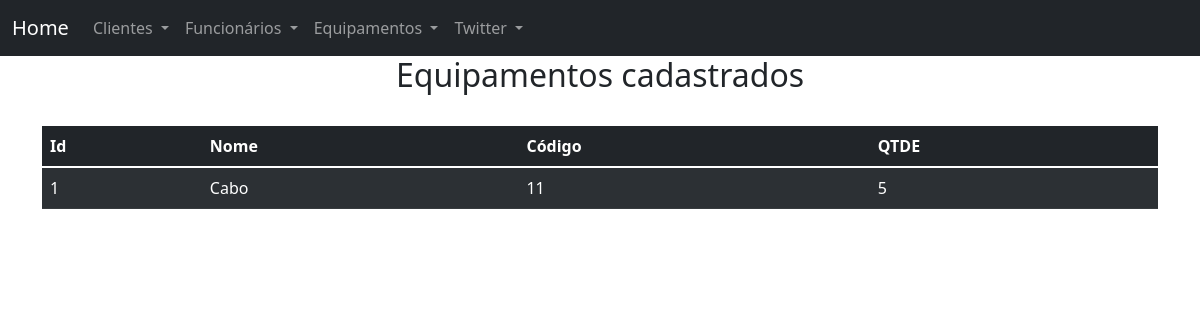
Page /consultaequipamentos on the earlier database version.
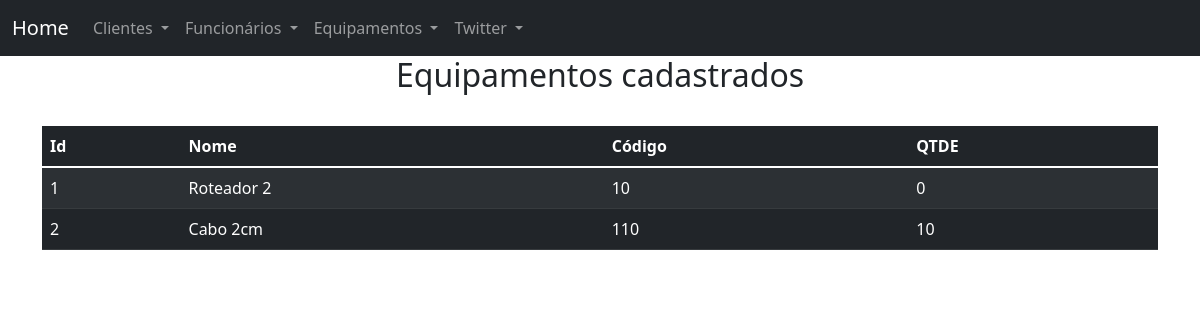
Same page on the later database version.
### main.py (models this page shows, shortened)
class Equipamentos(db.Model):
    id_equipamento = db.Column(db.Integer, primary_key=True)
    name = db.Column(db.String(45), nullable=False)
    codigo = db.Column(db.Integer, nullable=False, unique=True)
    qtde = db.Column(db.Integer, nullable=False)

### main.py (the view)
@app.route('/consultaequipamentos')
def consulta_equipamentos():
    equipamentos = Equipamentos.query.all()
    return render_template('consultaequipamentos.html', equipamentos=equipamentos)

### templates/consultaequipamentos.html
{% extends "base.html" %}
{% block conteudo %}
<h2 style="text-align: center;">Equipamentos cadastrados</h2>
<br>
<table class="table table-dark table-striped">
    <thead class="table-dark">
        <tr>
          <th scope="col">Id</th>
          <th scope="col">Nome</th>
          <th scope="col">Código</th>
          <th scope="col">QTDE</th>
        </tr>
    </thead>
    <tbody>
        {% for equipamentos in equipamentos %}
        <tr>
            <td>{{ equipamentos.id_equipamento }}</td>
            <td>{{ equipamentos.name }}</td>
            <td>{{ equipamentos.codigo }}</td>
            <td>{{ equipamentos.qtde }}</td>
        </tr>
        {% endfor %}
    </tbody>
</table>
{% endblock conteudo %}

Differences in the rows shown:
changed Equipamentos id 1: name "Cabo" → "Roteador 2"; codigo "11" → "10"; qtde "5" → "0"
added Equipamentos: id_equipamento "2", name "Cabo 2cm", codigo "110", qtde "10"
